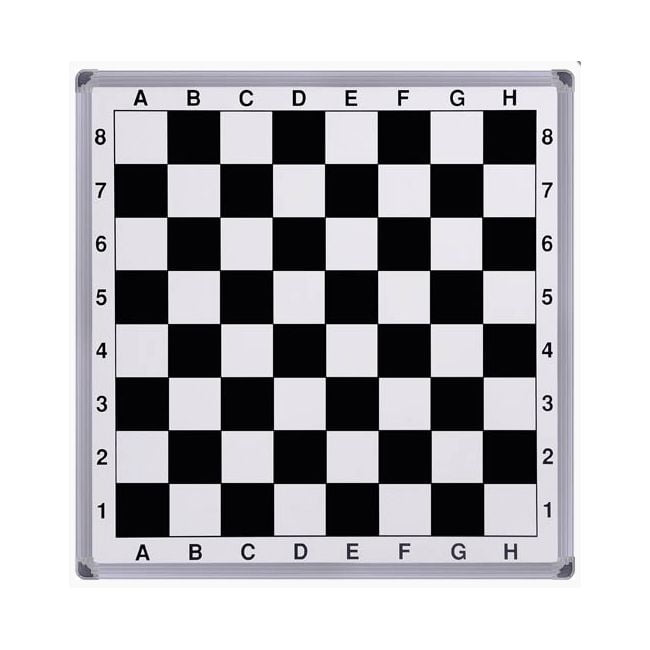
#> input picture Öznitelik_Saptama_Tanımlama/Corner_Detection_Harris/chess.jpg, 650 x 650 px, found by its file name
$ python Corner_Detection_Harris.py
#> lines starting #> are read from the running program, lines starting #| are printed output that depends on the picture; after the words box and inside, x2 and y2 are one past the last pixel; in counts of white or black regions, pixels touching at a corner belong together
# CORNER DETECTION HARRIS

import cv2 as cv
import numpy as np

src = cv.imread("Corner_Detection_Harris/chess.jpg")
#> src is the input picture: shape (650, 650, 3); mean B, G, R 185.7, 182.1, 183.1

def harris(image):
    blockSize = 2
    apertureSize = 3
    k = 0.04

    gray = cv.cvtColor(image, cv.COLOR_BGR2GRAY)
    dst = cv.cornerHarris(gray, blockSize, apertureSize, k)
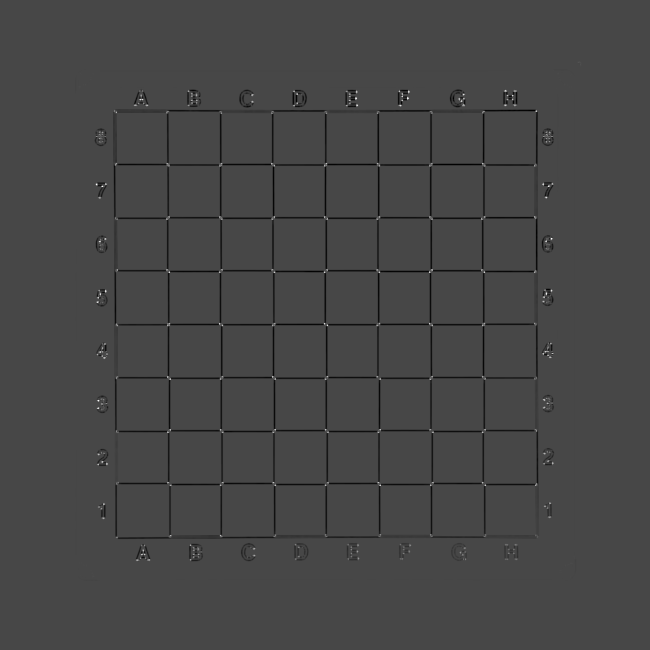
#> dst: shape (650, 650) float32; min -0.0223, max 0.0569, mean -0.000426; drawn with min black and max white
    dst_norm = np.empty(dst.shape, dtype=np.float32)
    cv.normalize(dst, dst_norm, alpha=0, beta=255, norm_type=cv.NORM_MINMAX)

    for i in range(dst_norm.shape[0]):
        for j in range(dst_norm.shape[1]):
            if int(dst_norm[i, j]) > 120:
                cv.circle(image, (j, i), 2, (0, 255, 0), 2)
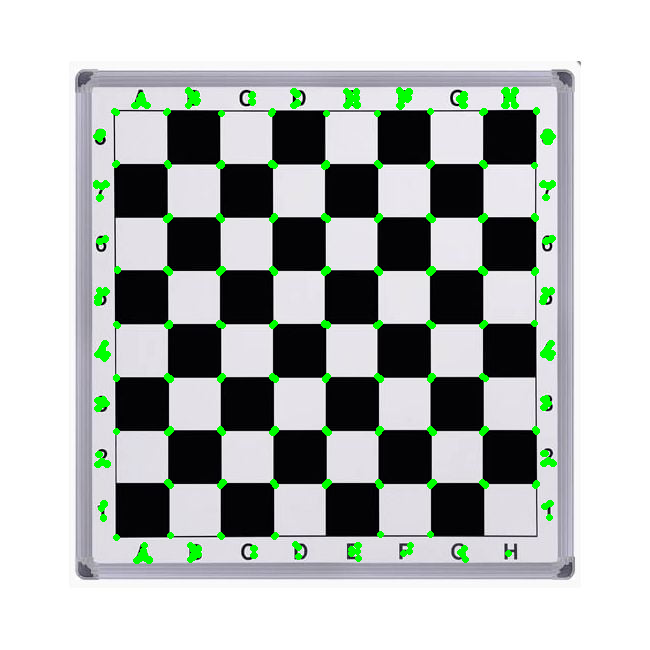
#> image: shape (650, 650, 3); 2.25% of pixels changed, all inside (x1, y1, x2, y2) = (93, 87, 557, 564)

    return image

result = harris(src)
cv.imshow("result", result)
cv.waitKey(1)
